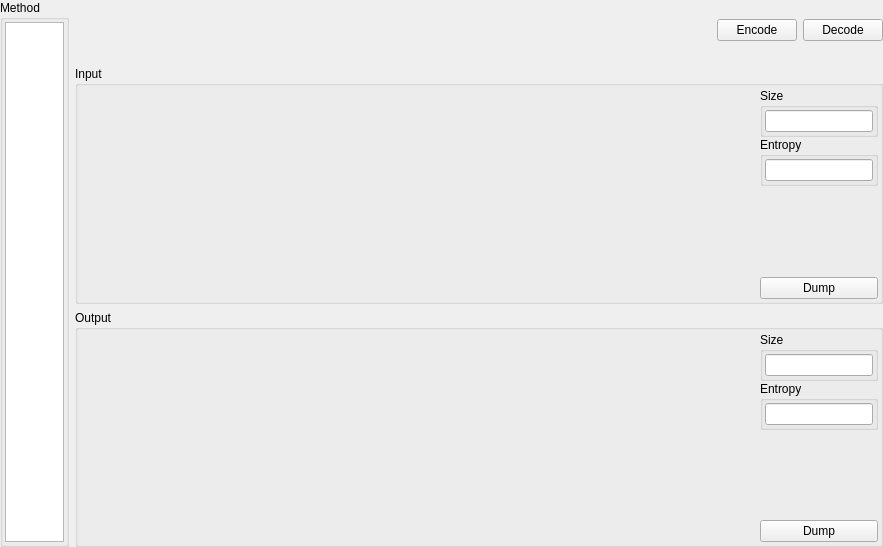
<?xml version="1.0" encoding="UTF-8"?>
<ui version="4.0">
 <class>XDataConvertorWidget</class>
 <widget class="QWidget" name="XDataConvertorWidget">
  <property name="geometry">
   <rect>
    <x>0</x>
    <y>0</y>
    <width>883</width>
    <height>547</height>
   </rect>
  </property>
  <property name="windowTitle">
   <string>Form</string>
  </property>
  <layout class="QVBoxLayout" name="verticalLayout_2">
   <property name="leftMargin">
    <number>0</number>
   </property>
   <property name="topMargin">
    <number>0</number>
   </property>
   <property name="rightMargin">
    <number>0</number>
   </property>
   <property name="bottomMargin">
    <number>0</number>
   </property>
   <item>
    <layout class="QHBoxLayout" name="horizontalLayout">
     <item>
      <widget class="QGroupBox" name="groupBoxMethod">
       <property name="sizePolicy">
        <sizepolicy hsizetype="Preferred" vsizetype="Ignored">
         <horstretch>0</horstretch>
         <verstretch>0</verstretch>
        </sizepolicy>
       </property>
       <property name="title">
        <string>Method</string>
       </property>
       <layout class="QVBoxLayout" name="verticalLayout_3">
        <property name="spacing">
         <number>0</number>
        </property>
        <property name="leftMargin">
         <number>2</number>
        </property>
        <property name="topMargin">
         <number>2</number>
        </property>
        <property name="rightMargin">
         <number>2</number>
        </property>
        <property name="bottomMargin">
         <number>2</number>
        </property>
        <item>
         <widget class="QListWidget" name="listWidgetMethods">
          <property name="sizePolicy">
           <sizepolicy hsizetype="Ignored" vsizetype="Ignored">
            <horstretch>0</horstretch>
            <verstretch>0</verstretch>
           </sizepolicy>
          </property>
         </widget>
        </item>
       </layout>
      </widget>
     </item>
     <item>
      <layout class="QVBoxLayout" name="verticalLayout">
       <item>
        <widget class="QStackedWidget" name="stackedWidgetOptions">
         <property name="sizePolicy">
          <sizepolicy hsizetype="Preferred" vsizetype="Preferred">
           <horstretch>0</horstretch>
           <verstretch>0</verstretch>
          </sizepolicy>
         </property>
         <property name="maximumSize">
          <size>
           <width>16777215</width>
           <height>60</height>
          </size>
         </property>
         <property name="currentIndex">
          <number>2</number>
         </property>
         <widget class="QWidget" name="pageXOR">
          <property name="sizePolicy">
           <sizepolicy hsizetype="Ignored" vsizetype="Ignored">
            <horstretch>0</horstretch>
            <verstretch>0</verstretch>
           </sizepolicy>
          </property>
          <layout class="QHBoxLayout" name="horizontalLayout_3">
           <property name="leftMargin">
            <number>0</number>
           </property>
           <property name="topMargin">
            <number>0</number>
           </property>
           <property name="rightMargin">
            <number>0</number>
           </property>
           <property name="bottomMargin">
            <number>0</number>
           </property>
           <item>
            <widget class="QComboBox" name="comboBoxXORmethod">
             <property name="minimumSize">
              <size>
               <width>80</width>
               <height>0</height>
              </size>
             </property>
            </widget>
           </item>
           <item>
            <widget class="XLineEditHEX" name="lineEditXORValue">
             <property name="minimumSize">
              <size>
               <width>120</width>
               <height>0</height>
              </size>
             </property>
            </widget>
           </item>
           <item>
            <spacer name="horizontalSpacer_2">
             <property name="orientation">
              <enum>Qt::Horizontal</enum>
             </property>
             <property name="sizeHint" stdset="0">
              <size>
               <width>439</width>
               <height>20</height>
              </size>
             </property>
            </spacer>
           </item>
           <item>
            <widget class="QPushButton" name="pushButtonXOR">
             <property name="text">
              <string notr="true">XOR</string>
             </property>
            </widget>
           </item>
          </layout>
         </widget>
         <widget class="QWidget" name="pageADDSUB">
          <layout class="QHBoxLayout" name="horizontalLayout_6">
           <property name="leftMargin">
            <number>0</number>
           </property>
           <property name="topMargin">
            <number>0</number>
           </property>
           <property name="rightMargin">
            <number>0</number>
           </property>
           <property name="bottomMargin">
            <number>0</number>
           </property>
           <item>
            <widget class="QComboBox" name="comboBoxADDSUBmethod">
             <property name="minimumSize">
              <size>
               <width>80</width>
               <height>0</height>
              </size>
             </property>
            </widget>
           </item>
           <item>
            <widget class="XLineEditHEX" name="lineEditADDSUBValue">
             <property name="minimumSize">
              <size>
               <width>120</width>
               <height>0</height>
              </size>
             </property>
            </widget>
           </item>
           <item>
            <spacer name="horizontalSpacer_3">
             <property name="orientation">
              <enum>Qt::Horizontal</enum>
             </property>
             <property name="sizeHint" stdset="0">
              <size>
               <width>71</width>
               <height>20</height>
              </size>
             </property>
            </spacer>
           </item>
           <item>
            <widget class="QPushButton" name="pushButtonADD">
             <property name="text">
              <string notr="true">ADD</string>
             </property>
            </widget>
           </item>
           <item>
            <widget class="QPushButton" name="pushButtonSUB">
             <property name="text">
              <string notr="true">SUB</string>
             </property>
            </widget>
           </item>
          </layout>
         </widget>
         <widget class="QWidget" name="pageBASE64">
          <layout class="QHBoxLayout" name="horizontalLayout_7">
           <property name="leftMargin">
            <number>0</number>
           </property>
           <property name="topMargin">
            <number>0</number>
           </property>
           <property name="rightMargin">
            <number>0</number>
           </property>
           <property name="bottomMargin">
            <number>0</number>
           </property>
           <item>
            <spacer name="horizontalSpacer_4">
             <property name="orientation">
              <enum>Qt::Horizontal</enum>
             </property>
             <property name="sizeHint" stdset="0">
              <size>
               <width>301</width>
               <height>20</height>
              </size>
             </property>
            </spacer>
           </item>
           <item>
            <widget class="QPushButton" name="pushButtonBase64Encode">
             <property name="text">
              <string>Encode</string>
             </property>
            </widget>
           </item>
           <item>
            <widget class="QPushButton" name="pushButtonBase64Decode">
             <property name="text">
              <string>Decode</string>
             </property>
            </widget>
           </item>
          </layout>
         </widget>
         <widget class="QWidget" name="pageOriginal"/>
        </widget>
       </item>
       <item>
        <widget class="QGroupBox" name="groupBoxHexInput">
         <property name="sizePolicy">
          <sizepolicy hsizetype="Expanding" vsizetype="Expanding">
           <horstretch>0</horstretch>
           <verstretch>0</verstretch>
          </sizepolicy>
         </property>
         <property name="title">
          <string>Input</string>
         </property>
         <layout class="QHBoxLayout" name="horizontalLayout_2">
          <property name="spacing">
           <number>0</number>
          </property>
          <property name="leftMargin">
           <number>2</number>
          </property>
          <property name="topMargin">
           <number>2</number>
          </property>
          <property name="rightMargin">
           <number>2</number>
          </property>
          <property name="bottomMargin">
           <number>2</number>
          </property>
          <item>
           <widget class="XHexView" name="widgetHexInput" native="true">
            <property name="sizePolicy">
             <sizepolicy hsizetype="Expanding" vsizetype="Expanding">
              <horstretch>0</horstretch>
              <verstretch>0</verstretch>
             </sizepolicy>
            </property>
           </widget>
          </item>
          <item>
           <layout class="QVBoxLayout" name="verticalLayout_5">
            <item>
             <widget class="QGroupBox" name="groupBoxSizeInput">
              <property name="title">
               <string>Size</string>
              </property>
              <layout class="QHBoxLayout" name="horizontalLayout_13">
               <property name="leftMargin">
                <number>2</number>
               </property>
               <property name="topMargin">
                <number>2</number>
               </property>
               <property name="rightMargin">
                <number>2</number>
               </property>
               <property name="bottomMargin">
                <number>2</number>
               </property>
               <item>
                <widget class="XLineEditHEX" name="lineEditSizeInput">
                 <property name="sizePolicy">
                  <sizepolicy hsizetype="Preferred" vsizetype="Fixed">
                   <horstretch>0</horstretch>
                   <verstretch>0</verstretch>
                  </sizepolicy>
                 </property>
                </widget>
               </item>
              </layout>
             </widget>
            </item>
            <item>
             <widget class="QGroupBox" name="groupBoxEntropyInput">
              <property name="title">
               <string>Entropy</string>
              </property>
              <layout class="QHBoxLayout" name="horizontalLayout_14">
               <property name="leftMargin">
                <number>2</number>
               </property>
               <property name="topMargin">
                <number>2</number>
               </property>
               <property name="rightMargin">
                <number>2</number>
               </property>
               <property name="bottomMargin">
                <number>2</number>
               </property>
               <item>
                <widget class="XLineEditHEX" name="lineEditEntropyInput">
                 <property name="sizePolicy">
                  <sizepolicy hsizetype="Preferred" vsizetype="Fixed">
                   <horstretch>0</horstretch>
                   <verstretch>0</verstretch>
                  </sizepolicy>
                 </property>
                </widget>
               </item>
              </layout>
             </widget>
            </item>
            <item>
             <spacer name="verticalSpacer_2">
              <property name="orientation">
               <enum>Qt::Vertical</enum>
              </property>
              <property name="sizeHint" stdset="0">
               <size>
                <width>20</width>
                <height>40</height>
               </size>
              </property>
             </spacer>
            </item>
            <item>
             <widget class="QPushButton" name="pushButtonDumpInput">
              <property name="text">
               <string>Dump</string>
              </property>
             </widget>
            </item>
           </layout>
          </item>
         </layout>
        </widget>
       </item>
       <item>
        <widget class="QGroupBox" name="groupBoxHexOutput">
         <property name="sizePolicy">
          <sizepolicy hsizetype="Expanding" vsizetype="Expanding">
           <horstretch>0</horstretch>
           <verstretch>0</verstretch>
          </sizepolicy>
         </property>
         <property name="title">
          <string>Output</string>
         </property>
         <layout class="QHBoxLayout" name="horizontalLayout_12">
          <property name="spacing">
           <number>0</number>
          </property>
          <property name="leftMargin">
           <number>2</number>
          </property>
          <property name="topMargin">
           <number>2</number>
          </property>
          <property name="rightMargin">
           <number>2</number>
          </property>
          <property name="bottomMargin">
           <number>2</number>
          </property>
          <item>
           <widget class="XHexView" name="widgetHexOutput" native="true">
            <property name="sizePolicy">
             <sizepolicy hsizetype="Expanding" vsizetype="Expanding">
              <horstretch>0</horstretch>
              <verstretch>0</verstretch>
             </sizepolicy>
            </property>
           </widget>
          </item>
          <item>
           <layout class="QVBoxLayout" name="verticalLayout_4">
            <item>
             <widget class="QGroupBox" name="groupBoxSizeOutput">
              <property name="title">
               <string>Size</string>
              </property>
              <layout class="QHBoxLayout" name="horizontalLayout_8">
               <property name="leftMargin">
                <number>2</number>
               </property>
               <property name="topMargin">
                <number>2</number>
               </property>
               <property name="rightMargin">
                <number>2</number>
               </property>
               <property name="bottomMargin">
                <number>2</number>
               </property>
               <item>
                <widget class="XLineEditHEX" name="lineEditSizeOutput">
                 <property name="sizePolicy">
                  <sizepolicy hsizetype="Preferred" vsizetype="Fixed">
                   <horstretch>0</horstretch>
                   <verstretch>0</verstretch>
                  </sizepolicy>
                 </property>
                </widget>
               </item>
              </layout>
             </widget>
            </item>
            <item>
             <widget class="QGroupBox" name="groupBoxEntropyOutput">
              <property name="title">
               <string>Entropy</string>
              </property>
              <layout class="QHBoxLayout" name="horizontalLayout_11">
               <property name="leftMargin">
                <number>2</number>
               </property>
               <property name="topMargin">
                <number>2</number>
               </property>
               <property name="rightMargin">
                <number>2</number>
               </property>
               <property name="bottomMargin">
                <number>2</number>
               </property>
               <item>
                <widget class="XLineEditHEX" name="lineEditEntropyOutput">
                 <property name="sizePolicy">
                  <sizepolicy hsizetype="Preferred" vsizetype="Fixed">
                   <horstretch>0</horstretch>
                   <verstretch>0</verstretch>
                  </sizepolicy>
                 </property>
                </widget>
               </item>
              </layout>
             </widget>
            </item>
            <item>
             <spacer name="verticalSpacer">
              <property name="orientation">
               <enum>Qt::Vertical</enum>
              </property>
              <property name="sizeHint" stdset="0">
               <size>
                <width>20</width>
                <height>40</height>
               </size>
              </property>
             </spacer>
            </item>
            <item>
             <widget class="QPushButton" name="pushButtonDumpOutput">
              <property name="text">
               <string>Dump</string>
              </property>
             </widget>
            </item>
           </layout>
          </item>
         </layout>
        </widget>
       </item>
      </layout>
     </item>
    </layout>
   </item>
  </layout>
 </widget>
 <customwidgets>
  <customwidget>
   <class>XHexView</class>
   <extends>QWidget</extends>
   <header>xhexview.h</header>
   <container>1</container>
  </customwidget>
  <customwidget>
   <class>XLineEditHEX</class>
   <extends>QLineEdit</extends>
   <header>xlineedithex.h</header>
  </customwidget>
 </customwidgets>
 <resources/>
 <connections/>
</ui>
